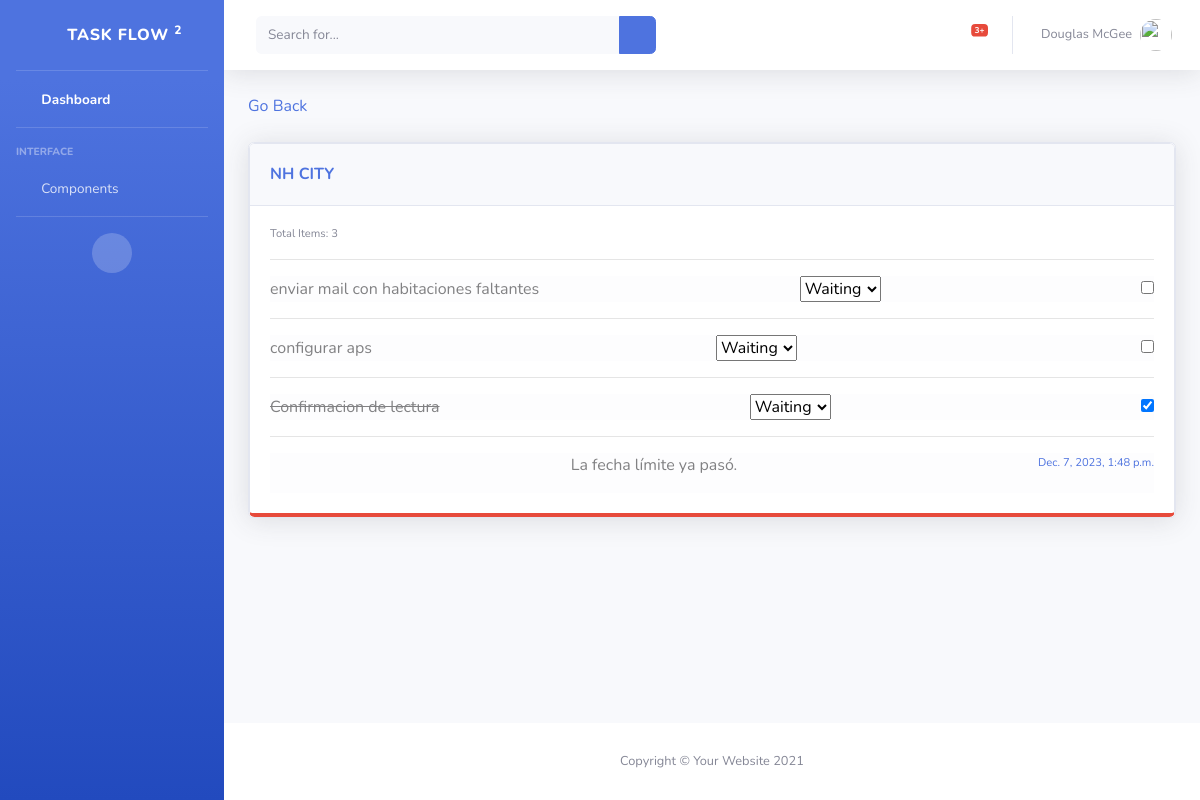
The app's page /task-flow/detail-tasks/7, older data.
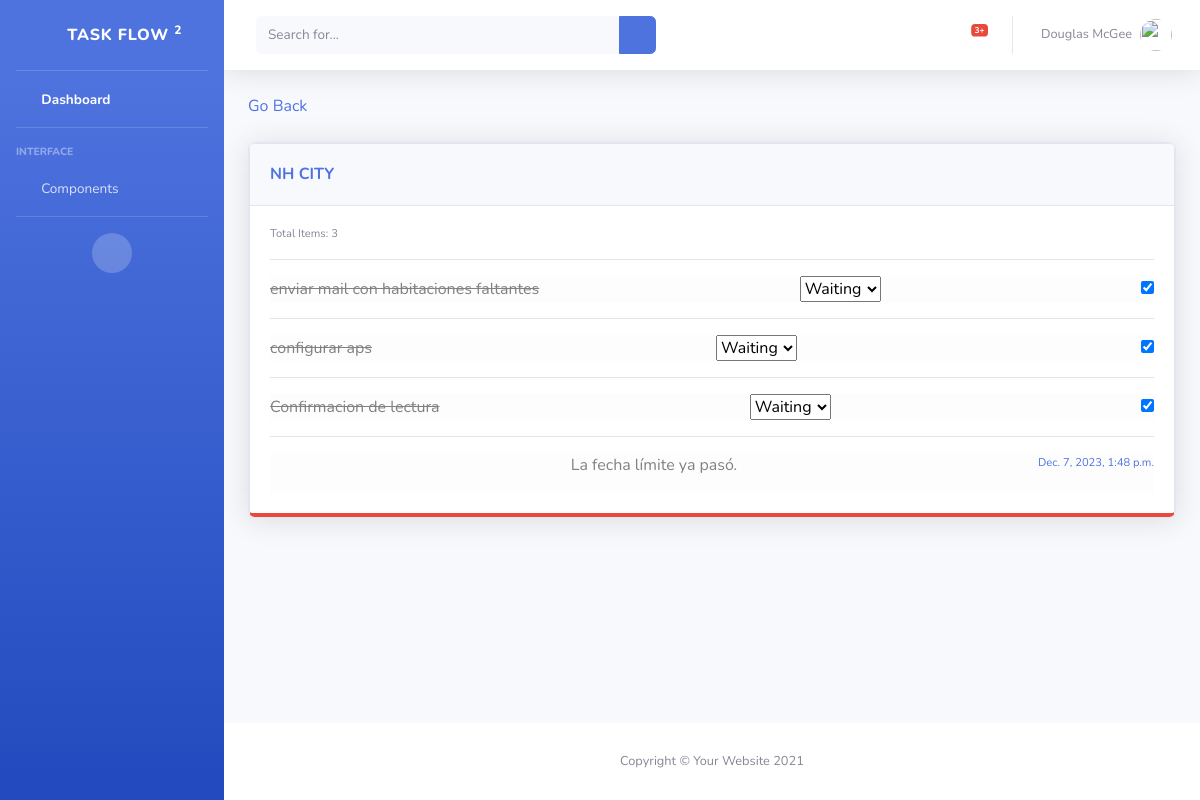
The same page, newer data.
### TaskManager/models.py (models this page shows, shortened)
class TasksList(models.Model):
    task_name = models.CharField(max_length=30)
    created_at = models.DateTimeField(auto_now_add=True)
    updated_at = models.DateTimeField(auto_now=True)
    task_description = models.CharField(max_length=50, null=True)
    task_content = models.TextField(max_length=150, null=True)
    task_type = models.CharField(max_length=150, null=True, blank=True)
    status = models.IntegerField( null=True, blank=True)
    deadline = models.DateTimeField()
    open = models.BooleanField(default=True)
    owner = models.ForeignKey(User, on_delete=models.CASCADE)

class SubTask(models.Model):
    sub_task = models.CharField(max_length=150)
    created_at = models.DateTimeField(auto_now_add=True)
    updated_at = models.DateTimeField(auto_now=True)
    open = models.BooleanField() # Este campo debio llamarse "Open"
    sub_task_list = models.ForeignKey(TasksList, on_delete=models.CASCADE)
    date = models.DateTimeField(null=True, blank=True)
    state = models.IntegerField(null=True, blank=True)

### TaskManager/views.py (the view)
# urls.py: path('detail-tasks/<pk>', TaskDetail.as_view(), name="DetailTasks"),
class TaskDetail(DetailView):
    model = TasksList
    template_name = "task_detail.html"
    def get_context_data(self, **kwargs):
        context = super().get_context_data(**kwargs)
        task = self.object
        rows = task.subtask_set.all()
        all_completed_rows = all(row.open for row in rows)
        context['all_completed_rows'] = all_completed_rows
        total_rows = rows.count()
        context['comentarios'] = rows
        context['total_rows'] = total_rows
        if task.deadline:
            today = datetime.now().date()
            days_difference = (task.deadline.date() - today).days
            task.days_difference = days_difference
            print(days_difference)
            time_difference = task.deadline - timezone.now()
            task.time_difference = int(time_difference.total_seconds())
            task.time_difference_format = time_difference
        else:
            task.days_difference = None
        return context

### TaskManager/templates/task_detail.html (shortened to what this page needs)
{% extends 'base.html' %}
{% block pagecontent %}
<div class="container-fluid">
    <a href="javascript: history.go(-1)">Go Back</a>
    <br><br>
    <div class="row">
            <div class="col-lg-12">
                <div class="card shadow mb-4">
                {% if object.deadline %}
                    {% if object.time_difference > 0 %}
                        <div class="card border-bottom-primary">
                    {% else %}
                        <div class="card border-bottom-danger">
                    {% endif %}
                {% endif %}
                <div class="card-header py-3 d-flex justify-content-between align-items-center">
                    <h6 class="m-0 font-weight-bold text-primary">{{ object.task_name }}</h6>
                    <div>
                        <a type="button" class="btn btn-circle btn-sm" data-toggle="modal" data-target="#subTaskModal">
                            <i class="fas fa-plus"></i>
                        </a>
                        <a type="button" class="btn btn-circle btn-sm" href="{% url 'DeleteTask' object.id %}">
                            <i class="fas fa-trash"></i>
                        </a>
                    </div>
                </div>
                <div class="card-body">
                    <p class="mb-0 text-xs">Total Items: {{ total_rows }}</p>
                    <hr>
                    {% for subtask in comentarios %}
                    <li class="list-group-item-light d-flex justify-content-between align-items-center custom-list-item">
                        <a style="{% if not subtask.open %}text-decoration: line-through;{% endif %}">{{ subtask.sub_task }}</a>
                        <div>
                            <select data-subtask-id="{{ subtask.id }}" name="test" class="subtaskSelect">
                                <option value="1">Waiting</option>
                            </select>
                        </div>
                        <div>
                            <input type="checkbox" data-subtask-id="{{ subtask.id }}" data-subtask-open="{{ subtask.open }}" {% if not subtask.open %}checked{% endif %}>
                        </div>
                    </li>
                    <hr>
                    {% endfor %}
                    <li class="list-group-item-light d-flex justify-content-between align-items-left custom-list-item">
                        {% if object.days_difference is not None %}
                            {% if object.days_difference == 0 %}
                                <p>La fecha límite es hoy.</p>
                            {% elif object.days_difference > 0 %}
                                <p>Faltan {{ object.days_difference }} días para la fecha límite.</p>
                            {% else %}
                                <p>La fecha límite ya pasó.</p>
                            {% endif %}
                        {% else %}
                            <p>La tarea no tiene fecha de vencimiento.</p>
                        {% endif %}
                        <div class="small mb-1">
                            <a class="text-xs "> {{ object.deadline }} </a>
                        </div>
                    </li>
                </div>
            </div>
        </div>
        </div>
    </div>
</div>
{% endblock pagecontent %}

### TaskManager/templates/base.html (shortened to what this page needs)
<!DOCTYPE html>
<html lang="en">
<head>
    {% load static %}
    <link href="{% static  'vendor/fontawesome-free/css/all.min.css' %}" rel="stylesheet" type="text/css">
    <link href="{% static  'vendor/fontawesome-free/css/fontawesome.css' %}" rel="stylesheet" type="text/css">
    <link href="{% static  'vendor/fontawesome-free/css/fontawesome.min.css' %}" rel="stylesheet" type="text/css">
    <link href="{% static  'css/sb-admin-2.min.css' %}" rel="stylesheet" />
</head>
<body id="page-top">
    <div id="wrapper">
        {% include 'sidebar.html' %}
        <div id="content-wrapper" class="d-flex flex-column">
            <div id="content">
                {% include 'topbar.html' %}
                {% block pagecontent %}
                {% endblock pagecontent %}
            </div>
            <footer class="sticky-footer bg-white">
                <div class="container my-auto">
                    <div class="copyright text-center my-auto">
                        <span>Copyright &copy; Your Website 2021</span>
                    </div>
                </div>
            </footer>
        </div>
    </div>
</body>
</html>

### TaskManager/templates/sidebar.html (shortened to what this page needs)
{% load static %}
<ul class="navbar-nav bg-gradient-primary sidebar sidebar-dark accordion" id="accordionSidebar">
    <a class="sidebar-brand d-flex align-items-center justify-content-center" href="index.html">
        <div class="sidebar-brand-icon rotate-n-15">
            <i class="fas fa-laugh-wink"></i>
        </div>
        <div class="sidebar-brand-text mx-3">Task Flow <sup>2</sup></div>
    </a>
    <hr class="sidebar-divider my-0">
    <li class="nav-item active">
        <a class="nav-link" href="{% url  'Dashboard' %}">
            <i class="fas fa-fw fa-tachometer-alt"></i>
            <span>Dashboard</span></a>
    </li>
    <hr class="sidebar-divider">
    <div class="sidebar-heading">
        Interface
    </div>
    <li class="nav-item">
        <a class="nav-link collapsed" href="#" data-toggle="collapse" data-target="#collapseTwo"
            aria-expanded="true" aria-controls="collapseTwo">
            <i class="fas fa-fw fa-cog"></i>
            <span>Components</span>
        </a>
    </li>
    <hr class="sidebar-divider d-none d-md-block">
    <div class="text-center d-none d-md-inline">
        <button class="rounded-circle border-0" id="sidebarToggle"></button>
    </div>
</ul>

### TaskManager/templates/topbar.html (shortened to what this page needs)
{% load  static %}
<nav class="navbar navbar-expand navbar-light bg-white topbar mb-4 static-top shadow">
    <form
        class="d-none d-sm-inline-block form-inline mr-auto ml-md-3 my-2 my-md-0 mw-100 navbar-search">
        <div class="input-group">
            <input type="text" class="form-control bg-light border-0 small" placeholder="Search for..."
                aria-label="Search" aria-describedby="basic-addon2">
            <div class="input-group-append">
                <button class="btn btn-primary" type="button">
                    <i class="fas fa-search fa-sm"></i>
                </button>
            </div>
        </div>
    </form>
    <ul class="navbar-nav ml-auto">
        <li class="nav-item dropdown no-arrow mx-1">
            <a class="nav-link dropdown-toggle" href="#" id="alertsDropdown" role="button"
                data-toggle="dropdown" aria-haspopup="true" aria-expanded="false">
                <i class="fas fa-bell fa-fw"></i>
                <span class="badge badge-danger badge-counter">3+</span>
            </a>
        </li>
        <li class="nav-item dropdown no-arrow">
            <a class="nav-link dropdown-toggle" href="#" id="userDropdown" role="button"
                data-toggle="dropdown" aria-haspopup="true" aria-expanded="false">
                <span class="mr-2 d-none d-lg-inline text-gray-600 small">Douglas McGee</span>
                <img class="img-profile rounded-circle"
                    src="{% static 'img/undraw_profile.svg' %}">
            </a>
        </li>
    </ul>
</nav>

Row changes from the older to the newer data that the page shows:
changed SubTask "enviar mail con habitaciones faltantes": open "☐" → "☑"
changed SubTask "configurar aps": open "☐" → "☑"
